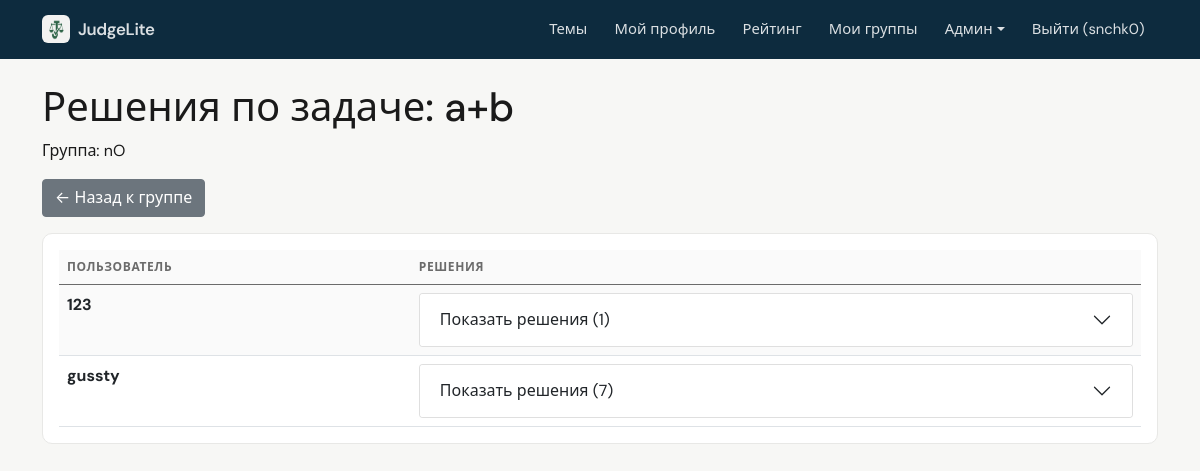
Screenshot of /admin/groups/1/task/1/submissions (signed in) with the database file from the repository.
### data/users.py (models this page shows, shortened)
class User(SqlAlchemyBase, UserMixin, SerializerMixin):
    __tablename__ = 'users'
    id = sqlalchemy.Column(sqlalchemy.Integer, primary_key=True, autoincrement=True)
    name = sqlalchemy.Column(sqlalchemy.String, nullable=True)
    about = sqlalchemy.Column(sqlalchemy.String, nullable=True)
    email = sqlalchemy.Column(sqlalchemy.String, index=True, unique=True, nullable=True)
    hashed_password = sqlalchemy.Column(sqlalchemy.String, nullable=True)
    created_date = sqlalchemy.Column(sqlalchemy.DateTime, default=datetime.datetime.now)
    is_admin = sqlalchemy.Column(sqlalchemy.Boolean, default=False)
    is_super_admin = sqlalchemy.Column(sqlalchemy.Boolean, default=False)
    avatar_filename = sqlalchemy.Column(sqlalchemy.String, nullable=True)  # новое поле
    submissions = orm.relationship("Submission", back_populates="user")

### data/group_tasks.py (models this page shows)
class GroupTask(SqlAlchemyBase):
    __tablename__ = 'group_tasks'
    id = sqlalchemy.Column(sqlalchemy.Integer, primary_key=True, autoincrement=True)
    group_id = sqlalchemy.Column(sqlalchemy.Integer, sqlalchemy.ForeignKey("groups.id"), nullable=False)
    title = sqlalchemy.Column(sqlalchemy.String, nullable=False)
    description = sqlalchemy.Column(sqlalchemy.Text, nullable=False)
    input_example = sqlalchemy.Column(sqlalchemy.Text, nullable=True)
    output_example = sqlalchemy.Column(sqlalchemy.Text, nullable=True)
    tests_json = sqlalchemy.Column(sqlalchemy.Text, nullable=False)
    time_limit = sqlalchemy.Column(sqlalchemy.Float, default=2.0)
    created_by = sqlalchemy.Column(sqlalchemy.Integer, sqlalchemy.ForeignKey("users.id"), nullable=False)
    created_at = sqlalchemy.Column(sqlalchemy.DateTime, default=datetime.datetime.now)
    max_score = sqlalchemy.Column(sqlalchemy.Integer, default=100)
    scoring_enabled = sqlalchemy.Column(sqlalchemy.Boolean, default=False)  # новый флаг
    group = orm.relationship("Group", back_populates="tasks")
    submissions = orm.relationship("GroupSubmission", back_populates="task", cascade="all, delete-orphan")

### data/groups.py (models this page shows)
class Group(SqlAlchemyBase):
    __tablename__ = 'groups'
    id = sqlalchemy.Column(sqlalchemy.Integer, primary_key=True, autoincrement=True)
    name = sqlalchemy.Column(sqlalchemy.String, nullable=False)
    description = sqlalchemy.Column(sqlalchemy.Text, nullable=True)
    created_by = sqlalchemy.Column(sqlalchemy.Integer, sqlalchemy.ForeignKey("users.id"), nullable=False)
    created_at = sqlalchemy.Column(sqlalchemy.DateTime, default=datetime.datetime.now)
    members = orm.relationship("GroupMember", back_populates="group", cascade="all, delete-orphan")
    tasks = orm.relationship("GroupTask", back_populates="group", cascade="all, delete-orphan")

### app.py (the view)
@app.route('/admin/groups/<int:group_id>/task/<int:task_id>/submissions')
@admin_required
def group_task_submissions(group_id, task_id):
    with db_session.session_scope() as session:
        group = session.query(Group).get(group_id)
        if not group:
            flash('Группа не найдена', 'danger')
            return redirect(url_for('admin_groups'))
        if not (current_user.is_super_admin or group.created_by == current_user.id):
            flash('Доступ запрещён', 'danger')
            return redirect(url_for('admin_groups'))
        task = session.query(GroupTask).filter(GroupTask.id == task_id, GroupTask.group_id == group_id).first()
        if not task:
            flash('Задача не найдена в этой группе', 'danger')
            return redirect(url_for('group_detail', group_id=group_id))
        submissions = session.query(GroupSubmission).filter(GroupSubmission.task_id == task_id).order_by(GroupSubmission.created_at.desc()).all()
        return render_template('admin/group_submissions.html', group=group, task=task, submissions=submissions)

### app.py (called while the page is built)
@login_manager.user_loader
def load_user(user_id):
    session = db_session.create_session()
    user = session.get(User, int(user_id))
    if user:
        _ = user.is_admin
        _ = user.is_super_admin
    session.close()
    return user

@app.context_processor
def inject_user():
    return dict(current_user=current_user)

### data/db_session.py (called while the page is built)
def create_session() -> Session:
    global __factory
    return __factory()

@contextmanager
def session_scope():
    session = create_session()
    try:
        yield session
        session.commit()
    except Exception:
        session.rollback()
        raise
    finally:
        session.close()

### utils/auth.py (called while the page is built)
def admin_required(f):
    @wraps(f)
    def decorated_function(*args, **kwargs):
        if not current_user.is_authenticated or not current_user.is_admin:
            flash('Доступ запрещён. Требуются права администратора.', 'danger')
            return redirect(url_for('index'))
        return f(*args, **kwargs)
    return decorated_function

### templates/admin/group_submissions.html (shortened to what this page needs)
{% extends "admin/base.html" %}
{% block content %}
<h1>Решения по задаче: {{ task.title }}</h1>
<p>Группа: {{ group.name }}</p>
<a href="{{ url_for('group_detail', group_id=group.id) }}" class="btn btn-secondary mb-3">← Назад к группе</a>
<div class="card">
    <div class="card-body">
        <table class="table table-striped">
            <thead>
                <tr><th>Пользователь</th><th>Решения</th></tr>
            </thead>
            <tbody>
                {% set submissions_by_user = {} %}
                {% for sub in submissions %}
                    {% set user_key = sub.user_id %}
                    {% if submissions_by_user[user_key] is not defined %}
                        {% set _ = submissions_by_user.update({user_key: []}) %}
                    {% endif %}
                    {% set _ = submissions_by_user[user_key].append(sub) %}
                {% endfor %}
                {% for user_id, user_subs in submissions_by_user.items() %}
                <tr>
                    <td><strong>{{ user_subs[0].user.name }}</strong></td>
                    <td>
                        <div class="accordion" id="accordion-{{ user_id }}">
                            <div class="accordion-item">
                                <h2 class="accordion-header" id="heading-{{ user_id }}">
                                    <button class="accordion-button collapsed" type="button" data-bs-toggle="collapse" data-bs-target="#collapse-{{ user_id }}" aria-expanded="false" aria-controls="collapse-{{ user_id }}">
                                        Показать решения ({{ user_subs|length }})
                                    </button>
                                </h2>
                            </div>
                        </div>
                    </td>
                </tr>
                {% endfor %}
            </tbody>
        </table>
    </div>
</div>
{% endblock %}

### templates/base.html (shortened to what this page needs)
<!doctype html>
<html lang="ru">
<head>
    <link href="https://cdn.jsdelivr.net/npm/bootstrap@5.0.2/dist/css/bootstrap.min.css" rel="stylesheet">
    <link href="{{ url_for('static', filename='app.css') }}" rel="stylesheet">
</head>
<body class="app-body {% block body_class %}{% endblock %}">
    <nav class="navbar navbar-expand-lg app-navbar">
        <div class="container">
            <a class="navbar-brand d-flex align-items-center gap-2" href="{{ url_for('index') }}">
                <img src="{{ url_for('static', filename='judgelite-mark.png') }}" alt="" class="app-brand-mark" width="28" height="28">
                <span>JudgeLite</span>
            </a>
            <div class="collapse navbar-collapse" id="navbarNav">
                <ul class="navbar-nav ms-auto">
                    <li class="nav-item"><a class="nav-link" href="{{ url_for('topics_list') }}">Темы</a></li>
                    {% if current_user.is_authenticated %}
                        <li class="nav-item"><a class="nav-link" href="{{ url_for('profile') }}">Мой профиль</a></li>
                        <li class="nav-item"><a class="nav-link" href="{{ url_for('rating') }}">Рейтинг</a></li>
                        <li class="nav-item"><a class="nav-link" href="{{ url_for('my_groups') }}">Мои группы</a></li>
                        {% if current_user.is_admin %}
                            <li class="nav-item dropdown">
                                <a class="nav-link dropdown-toggle" href="#" id="adminDropdown" role="button" data-bs-toggle="dropdown">Админ</a>
                            </li>
                        {% endif %}
                        <li class="nav-item"><a class="nav-link" href="{{ url_for('logout') }}">Выйти ({{ current_user.name }})</a></li>
                    {% else %}
                        <li class="nav-item"><a class="nav-link" href="{{ url_for('login') }}">Войти</a></li>
                        <li class="nav-item"><a class="nav-link" href="{{ url_for('register') }}">Регистрация</a></li>
                    {% endif %}
                </ul>
            </div>
        </div>
    </nav>
    <div class="container mt-4" style="padding-bottom: 80px;">
        {% block content %}{% endblock %}
    </div>
</body>
</html>

### static/app.css (style rules this page uses)
:root { --app-bg: #f7f7f5; --app-surface: #ffffff; --app-text: #1a1a1a; --app-muted: #6b6b6b; --app-border: #e8e8e6; --app-accent: #2d6a4f; --app-accent-hover: #1b4332; --app-radius: 10px; --app-font: "DM Sans", system-ui, -apple-system, "Segoe UI", Roboto, sans-serif; --chart-grid: rgba(0, 0, 0, 0.06); --chart-muted: #6b6b6b; --chart-donut-border: #ffffff; }
.app-brand-mark { border-radius: 6px; flex-shrink: 0; }
.app-body { font-family: var(--app-font); background-color: var(--app-bg); color: var(--app-text); min-height: 100vh; -webkit-font-smoothing: antialiased; }
.app-body .container.mt-4 { padding-bottom: 5rem !important; }
.app-navbar { background: var(--app-surface) !important; border-bottom: 1px solid var(--app-border) !important; padding-top: 0.65rem; padding-bottom: 0.65rem; }
.app-navbar .navbar-brand { font-weight: 600; letter-spacing: -0.02em; color: var(--app-text) !important; font-size: 1.05rem; }
.app-navbar .nav-link { color: var(--app-muted) !important; font-size: 0.925rem; padding: 0.5rem 0.85rem !important; border-radius: 6px; transition: color 0.15s ease, background 0.15s ease; }
.app-body .table { margin-bottom: 0; }
.app-body .table thead th { font-size: 0.75rem; text-transform: uppercase; letter-spacing: 0.05em; color: var(--app-muted); font-weight: 600; border-bottom-width: 1px; background: rgba(0, 0, 0, 0.02); }
.app-body .table-striped > tbody > tr:nth-of-type(odd) > * { --bs-table-accent-bg: rgba(0, 0, 0, 0.02); }
.app-body .card { border: 1px solid var(--app-border); border-radius: var(--app-radius); box-shadow: none; }
.admin-mode .app-navbar { background: #0d2b3e !important; border-bottom: none !important; }
.admin-mode .app-navbar .navbar-brand, .admin-mode .app-navbar .nav-link { color: rgba(255, 255, 255, 0.85) !important; }

### templates/admin/base.html (style rules this page uses)
.table { --bs-table-striped-bg: #e9ecef; }
body { background-color: #f4f6f8; }
.card { border: none; box-shadow: 0 2px 4px rgba(0,0,0,0.1); }

### rows the page displays
User: name "snchk0"
GroupTask: title "a+b"
Group: name "nO"
User: name "123"
User: name "gussty"

### other values shown
{{ user_subs|length }} "1" "7"
